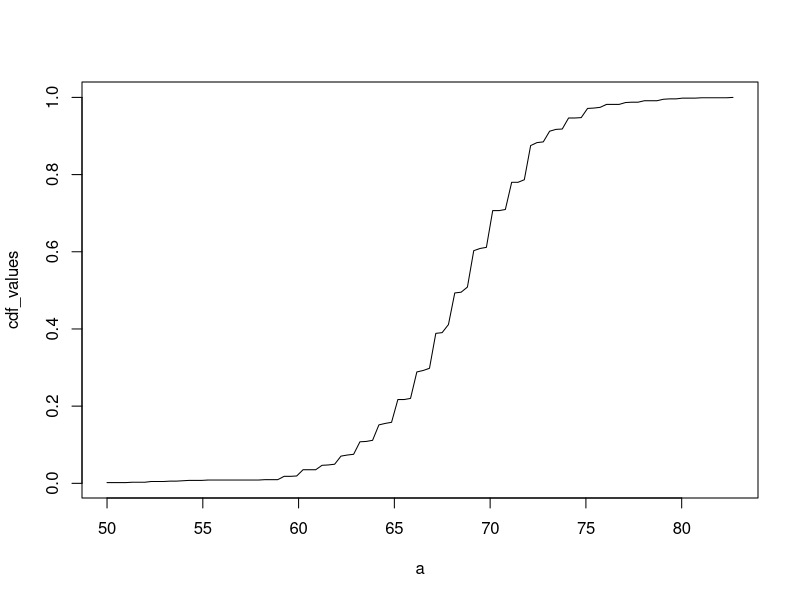

Recreate this plot in R.
# load the libraries and dataset
library(tidyverse)
library(dslabs)
data(heights)

# make a table of category proportions
prop.table(table(heights$sex))

my_data <- heights$height
# define range of values spanning the dataset
a <- seq(min(my_data), max(my_data), length = 100)
# computes prob. for a single value
cdf_function <- function(x) {
  mean(my_data <= x)
}
cdf_values <- sapply(a, cdf_function)
plot(a, cdf_values, type = "l")

#######################
# Normal Distribution #
#######################

index <- heights$sex == "Male"
x <- heights$height[index]

# calculate the mean and standard deviation manually
average <- sum(x) / length(x)
SD <- sqrt(sum((x - average) ^ 2) / length(x))

# built-in mean and sd functions
# note that the audio and printed values disagree
average <- mean(x)
SD <- sd(x)
c(average = average, SD = SD)

# calculate standard units
z <- scale(x)

# calculate proportion of values within 2 SD mean
mean(abs(z) < 2)
